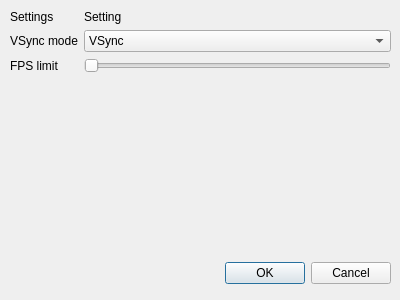
<?xml version="1.0" encoding="UTF-8"?>
<ui version="4.0">
 <class>Form</class>
 <widget class="QWidget" name="Form">
  <property name="geometry">
   <rect>
    <x>0</x>
    <y>0</y>
    <width>400</width>
    <height>300</height>
   </rect>
  </property>
  <property name="windowTitle">
   <string>Form</string>
  </property>
  <widget class="QWidget" name="layoutWidget">
   <property name="geometry">
    <rect>
     <x>10</x>
     <y>10</y>
     <width>381</width>
     <height>231</height>
    </rect>
   </property>
   <layout class="QFormLayout" name="formLayout">
    <item row="0" column="0">
     <widget class="QLabel" name="generatorLabel">
      <property name="text">
       <string>Settings</string>
      </property>
     </widget>
    </item>
    <item row="0" column="1">
     <widget class="QLabel" name="generatorValueLabel">
      <property name="text">
       <string>Setting</string>
      </property>
     </widget>
    </item>
    <item row="1" column="0">
     <widget class="QLabel" name="presentModeLabel">
      <property name="text">
       <string>VSync mode</string>
      </property>
     </widget>
    </item>
    <item row="1" column="1">
     <widget class="QComboBox" name="presentModeComboBox">
      <item>
       <property name="text">
        <string>VSync</string>
       </property>
      </item>
      <item>
       <property name="text">
        <string>Mailbox</string>
       </property>
      </item>
      <item>
       <property name="text">
        <string>Immediate</string>
       </property>
      </item>
     </widget>
    </item>
    <item row="2" column="0">
     <widget class="QLabel" name="fpsLimitLabel">
      <property name="text">
       <string>FPS limit</string>
      </property>
     </widget>
    </item>
    <item row="2" column="1">
     <widget class="QSlider" name="fpsLimitSlider">
      <property name="orientation">
       <enum>Qt::Orientation::Horizontal</enum>
      </property>
     </widget>
    </item>
   </layout>
  </widget>
  <widget class="QDialogButtonBox" name="buttonBox">
   <property name="geometry">
    <rect>
     <x>10</x>
     <y>260</y>
     <width>381</width>
     <height>26</height>
    </rect>
   </property>
   <property name="orientation">
    <enum>Qt::Orientation::Horizontal</enum>
   </property>
   <property name="standardButtons">
    <set>QDialogButtonBox::StandardButton::Cancel|QDialogButtonBox::StandardButton::Ok</set>
   </property>
  </widget>
 </widget>
 <resources/>
 <connections/>
</ui>
